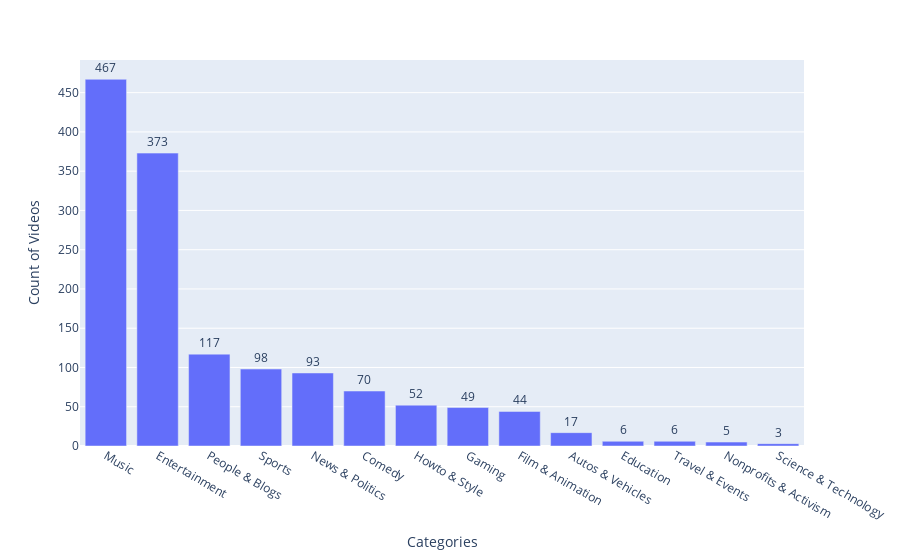

The notebook cell saved with this chart:
### Code cell
fig = px.bar(temp, x="index", y="categoryIdName", text='categoryIdName', labels={'index': 'Categories', 'categoryIdName': 'Count of Videos'})
fig.update_traces(texttemplate='%{text:.0d}', textposition='outside')
fig.update_layout(uniformtext_minsize=8, uniformtext_mode='hide')

### Figure 1 — Plotly figure (JSON) as saved in the notebook; plotly's stock layout.template omitted (floating-point values rounded to 4 significant figures)
{"data": [{"alignmentgroup": "True", "hovertemplate": "Categories=%{x}<br>Count of Videos=%{text}<extra></extra>", "legendgroup": "", "marker": {"color": "#636efa"}, "name": "", "offsetgroup": "", "orientation": "v", "showlegend": false, "text": [467, 373, 117, 98, 93, 70, 52, 49, 44, 17, 6, 6, 5, 3], "textposition": "outside", "texttemplate": "%{text:.0d}", "type": "bar", "x": ["Music", "Entertainment", "People & Blogs", "Sports", "News & Politics", "Comedy", "Howto & Style", "Gaming", "Film & Animation", "Autos & Vehicles", "Education", "Travel & Events", "Nonprofits & Activism", "Science & Technology"], "xaxis": "x", "y": [467, 373, 117, 98, 93, 70, 52, 49, 44, 17, 6, 6, 5, 3], "yaxis": "y"}], "layout": {"barmode": "relative", "legend": {"tracegroupgap": 0}, "margin": {"t": 60}, "uniformtext": {"minsize": 8, "mode": "hide"}, "xaxis": {"anchor": "y", "domain": [0, 1], "title": {"text": "Categories"}}, "yaxis": {"anchor": "x", "domain": [0, 1], "title": {"text": "Count of Videos"}}}}
